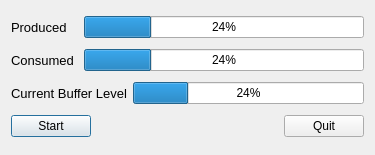
<?xml version="1.0" encoding="UTF-8"?>
<ui version="4.0">
 <class>ConProdDialog</class>
 <widget class="QDialog" name="ConProdDialog">
  <property name="geometry">
   <rect>
    <x>0</x>
    <y>0</y>
    <width>375</width>
    <height>155</height>
   </rect>
  </property>
  <property name="windowTitle">
   <string>ConProdDialog</string>
  </property>
  <layout class="QVBoxLayout" name="verticalLayout">
   <item>
    <layout class="QHBoxLayout" name="horizontalLayout">
     <item>
      <widget class="QLabel" name="label_3">
       <property name="font">
        <font>
         <pointsize>10</pointsize>
        </font>
       </property>
       <property name="text">
        <string>Produced</string>
       </property>
      </widget>
     </item>
     <item>
      <widget class="QProgressBar" name="producerProgressBar">
       <property name="minimumSize">
        <size>
         <width>280</width>
         <height>0</height>
        </size>
       </property>
       <property name="maximumSize">
        <size>
         <width>280</width>
         <height>16777215</height>
        </size>
       </property>
       <property name="value">
        <number>24</number>
       </property>
      </widget>
     </item>
    </layout>
   </item>
   <item>
    <layout class="QHBoxLayout" name="horizontalLayout_2">
     <item>
      <widget class="QLabel" name="label_2">
       <property name="font">
        <font>
         <pointsize>10</pointsize>
        </font>
       </property>
       <property name="text">
        <string>Consumed</string>
       </property>
      </widget>
     </item>
     <item>
      <widget class="QProgressBar" name="consumerProgressBar">
       <property name="minimumSize">
        <size>
         <width>280</width>
         <height>0</height>
        </size>
       </property>
       <property name="maximumSize">
        <size>
         <width>280</width>
         <height>16777215</height>
        </size>
       </property>
       <property name="value">
        <number>24</number>
       </property>
      </widget>
     </item>
    </layout>
   </item>
   <item>
    <layout class="QHBoxLayout" name="horizontalLayout_3">
     <item>
      <widget class="QLabel" name="label">
       <property name="font">
        <font>
         <pointsize>10</pointsize>
        </font>
       </property>
       <property name="text">
        <string>Current Buffer Level</string>
       </property>
      </widget>
     </item>
     <item>
      <widget class="QProgressBar" name="bufferProgressBar">
       <property name="value">
        <number>24</number>
       </property>
      </widget>
     </item>
    </layout>
   </item>
   <item>
    <layout class="QHBoxLayout" name="horizontalLayout_4">
     <item>
      <widget class="QPushButton" name="startButton">
       <property name="text">
        <string>Start</string>
       </property>
      </widget>
     </item>
     <item>
      <spacer name="horizontalSpacer">
       <property name="orientation">
        <enum>Qt::Horizontal</enum>
       </property>
       <property name="sizeHint" stdset="0">
        <size>
         <width>40</width>
         <height>20</height>
        </size>
       </property>
      </spacer>
     </item>
     <item>
      <widget class="QPushButton" name="pushButton_3">
       <property name="text">
        <string>Quit</string>
       </property>
      </widget>
     </item>
    </layout>
   </item>
  </layout>
 </widget>
 <layoutdefault spacing="6" margin="11"/>
 <resources/>
 <connections>
  <connection>
   <sender>pushButton_3</sender>
   <signal>clicked()</signal>
   <receiver>ConProdDialog</receiver>
   <slot>close()</slot>
   <hints>
    <hint type="sourcelabel">
     <x>351</x>
     <y>166</y>
    </hint>
    <hint type="destinationlabel">
     <x>371</x>
     <y>165</y>
    </hint>
   </hints>
  </connection>
 </connections>
</ui>
